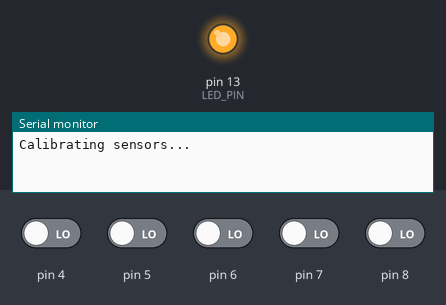
This sketch was run on a simulated Arduino Uno, built with avr-gcc and run on an emulated ATmega328P. Parts: output pins drawn as LEDs (lit = HIGH), the last lines printed to the serial monitor. The inputs (shaded band) are chosen by the test bench; at power-on: pin 4–8 LOW.

Above: at 0.1 s.
At 15.2 s:
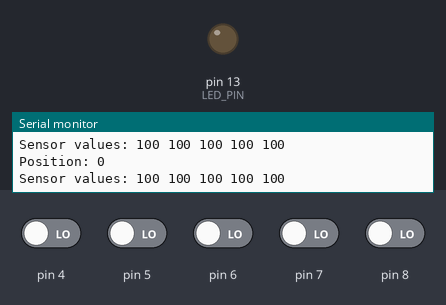
15.3 s: pin 4 driven HIGH
18.3 s: pin 5 driven HIGH
Timing chart, 0 to 21.3 s (numbered marks = the images above; inputs shaded):
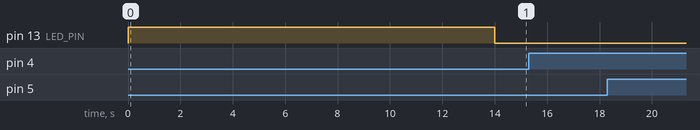

The sketch:

ReadQTRline.ino
```cpp
#include <QTRSensors.h>

#define QTR_EMITTER_PIN 12
#define LED_PIN LED_BUILTIN  // Use built-in Arduino LED
const uint8_t SensorCount = 5;
QTRSensors qtr;
uint16_t sensorValues[SensorCount];

void setup() {
  Serial.begin(9600);  // Initialize serial communication at 9600 baud
  pinMode(LED_PIN, OUTPUT);  // Set LED pin as output
  qtr.setTypeRC();
  qtr.setSensorPins((const uint8_t[]){4, 8, 7, 6, 5}, SensorCount);  // Set up QTR sensor pins
  qtr.setEmitterPin(QTR_EMITTER_PIN);  // Set the emitter pin

  // Calibrate the sensors
  Serial.println("Calibrating sensors...");
  digitalWrite(LED_PIN, HIGH);  // Turn on LED during calibration
  for (uint16_t i = 0; i < 400; i++) {  // Calibrate for 400 readings (approx 4 seconds)
    qtr.calibrate();
    delay(10);
  }
  digitalWrite(LED_PIN, LOW);  // Turn off LED after calibration
  Serial.println("Calibration complete");
}

void loop() {
  qtr.read(sensorValues);  // Read raw sensor values

  // Print raw sensor values for debugging
  Serial.print("Sensor values: ");
  for (uint8_t i = 0; i < SensorCount; i++) {
    Serial.print(sensorValues[i]);
    Serial.print(" ");
  }
  Serial.println();

  int position = qtr.readLineBlack(sensorValues);  // Get the position value from QTR sensors
  Serial.print("Position: ");
  Serial.println(position);  // Print position to the serial monitor
  delay(100);  // Delay for readability (100 ms)
}
```
